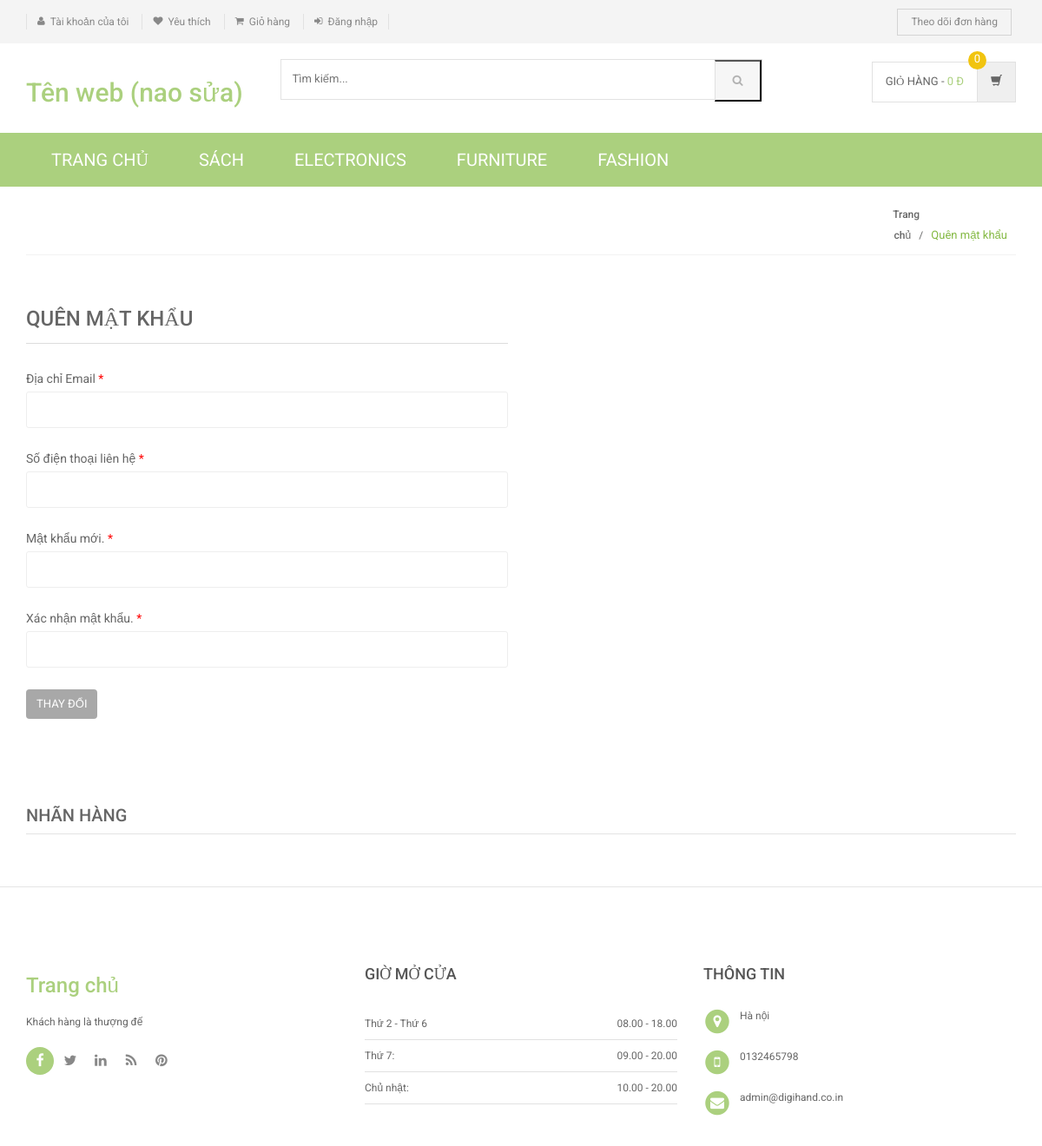
/forgot-password.php, run on the app's committed database.
### tables this page shows
CREATE TABLE `category` (
  `id` int(11) NOT NULL,
  `categoryName` varchar(255) DEFAULT NULL,
  `categoryDescription` longtext DEFAULT NULL,
  `creationDate` timestamp NOT NULL DEFAULT current_timestamp(),
  `updationDate` varchar(255) DEFAULT NULL
);

### includes/menu-bar.php (the view, shortened to what this page needs)
<div class="header-nav animate-dropdown">
    <div class="container">
        <div class="yamm navbar navbar-default" role="navigation">
            <div class="nav-bg-class">
                <div class="navbar-collapse collapse" id="mc-horizontal-menu-collapse">
                    <div class="nav-outer">
                        <ul class="nav navbar-nav">
                            <ul class="nav navbar-nav">
                                <li id="home" class="dropdown yamm-fw">
                                    <a href="index.php" data-hover="dropdown" class="dropdown-toggle">Trang chủ</a>
                                </li>
                                <?php
                                $sql = mysqli_query($con, "select id,categoryName  from category limit 6");
                                while ($row = mysqli_fetch_array($sql)) { ?>
                                    <li id="category-<?php echo $row['id']; ?>" class="dropdown yamm">
                                        <a href="category.php?cid=<?php echo $row['id']; ?>">
                                            <?php echo $row['categoryName']; ?>
                                        </a>
                                    </li>
                                <?php } ?>
                            </ul>
                            <div class="clearfix"></div>
                    </div>
                </div>
            </div>
        </div>
    </div>
</div>

### assets/css/green.css (style rules this page uses)
a { color: #abd07e; }
.header-style-1 .header-nav { background: #abd07e; }

### assets/css/lightbox.css (style rules this page uses)
body:after { content: url(../images/close.png) url(../images/loading.gif) url(../images/prev.png) url(../images/next.png); display: none; }

### assets/css/blue.css (style rules this page uses)
a { color: #3498db; }
.header-style-1 .header-nav { background: #3498db; }

### assets/css/red.css (style rules this page uses)
a { color: #ff6c6c; }
.header-style-1 .header-nav { background: #ff6c6c; }

### assets/css/orange.css (style rules this page uses)
a { color: #f39c12; }
.header-style-1 .header-nav { background: #f39c12; }

### assets/css/dark-green.css (style rules this page uses)
a { color: #12cca7; }
.header-style-1 .header-nav { background: #12cca7; }

### data on the page
category: categoryName "SÁCH"
category: categoryName "ELECTRONICS"
category: categoryName "FURNITURE"
category: categoryName "FASHION"
